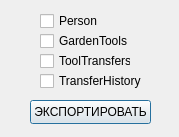
<?xml version="1.0" encoding="UTF-8"?>
<ui version="4.0">
 <class>ExportExcel</class>
 <widget class="QDialog" name="ExportExcel">
  <property name="geometry">
   <rect>
    <x>0</x>
    <y>0</y>
    <width>179</width>
    <height>137</height>
   </rect>
  </property>
  <property name="windowTitle">
   <string>ЭКСПОРТ</string>
  </property>
  <widget class="QCheckBox" name="checkBox">
   <property name="geometry">
    <rect>
     <x>40</x>
     <y>10</y>
     <width>78</width>
     <height>22</height>
    </rect>
   </property>
   <property name="text">
    <string>Person</string>
   </property>
  </widget>
  <widget class="QCheckBox" name="checkBox_2">
   <property name="geometry">
    <rect>
     <x>40</x>
     <y>30</y>
     <width>91</width>
     <height>22</height>
    </rect>
   </property>
   <property name="text">
    <string>GardenTools</string>
   </property>
  </widget>
  <widget class="QCheckBox" name="checkBox_3">
   <property name="geometry">
    <rect>
     <x>40</x>
     <y>50</y>
     <width>91</width>
     <height>22</height>
    </rect>
   </property>
   <property name="text">
    <string>ToolTransfers</string>
   </property>
  </widget>
  <widget class="QCheckBox" name="checkBox_4">
   <property name="geometry">
    <rect>
     <x>40</x>
     <y>70</y>
     <width>111</width>
     <height>22</height>
    </rect>
   </property>
   <property name="text">
    <string>TransferHistory</string>
   </property>
  </widget>
  <widget class="QPushButton" name="pushButton">
   <property name="geometry">
    <rect>
     <x>30</x>
     <y>100</y>
     <width>121</width>
     <height>24</height>
    </rect>
   </property>
   <property name="text">
    <string>ЭКСПОРТИРОВАТЬ</string>
   </property>
  </widget>
 </widget>
 <resources/>
 <connections/>
</ui>
